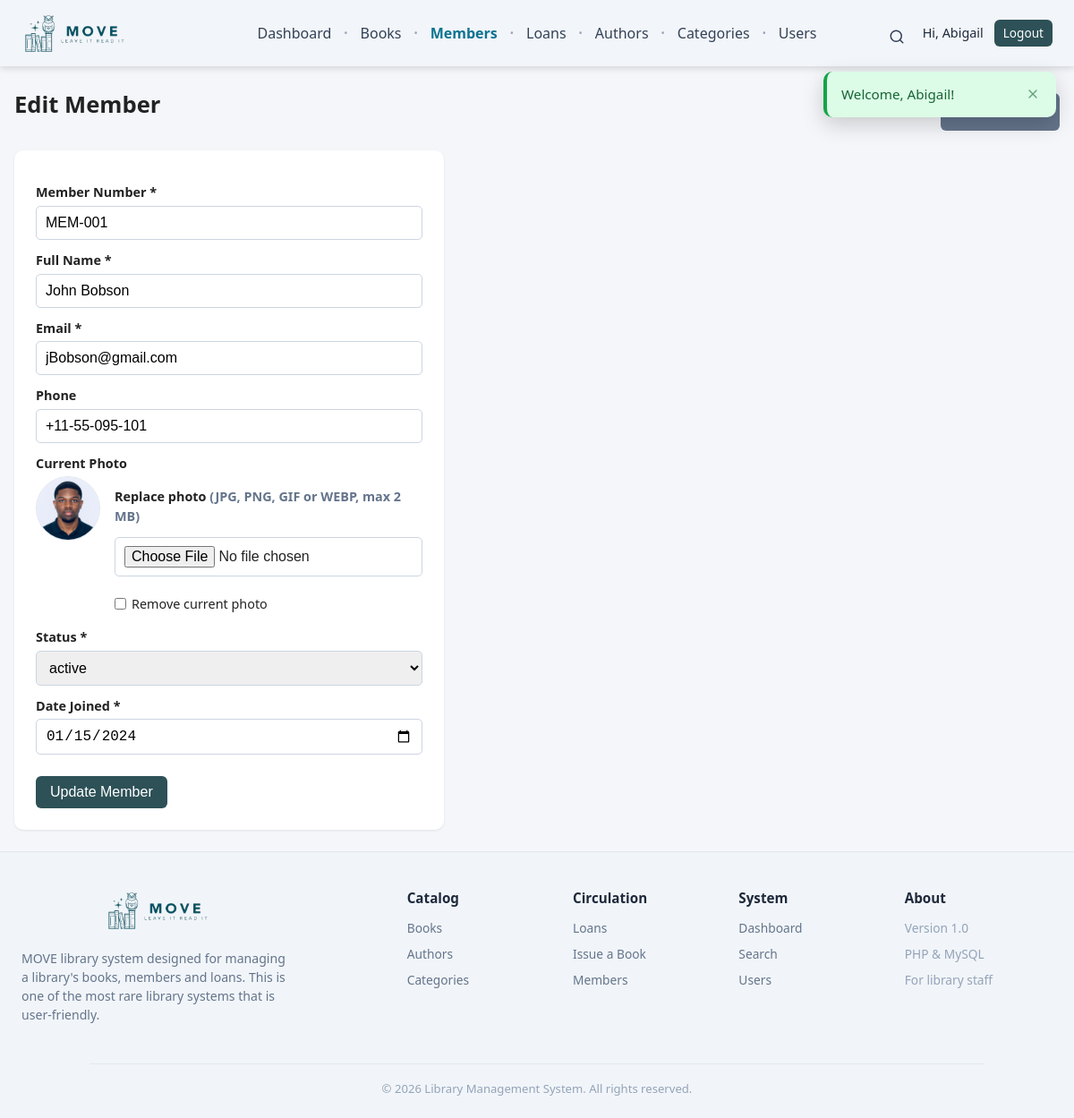
The page /members/edit.php?id=1 (signed in) on the database its author committed.
### tables this page shows
CREATE TABLE `members` (
  `id` int(11) NOT NULL AUTO_INCREMENT,
  `member_number` varchar(50) NOT NULL,
  `full_name` varchar(150) NOT NULL,
  `email` varchar(150) NOT NULL,
  `phone` varchar(30) NOT NULL,
  `photo` varchar(255) DEFAULT NULL,
  `status` enum('active','suspended') NOT NULL DEFAULT 'active',
  `date_joined` date NOT NULL,
  `created_at` timestamp NOT NULL DEFAULT current_timestamp(),
  PRIMARY KEY (`id`),
  UNIQUE KEY `member_number` (`member_number`),
  UNIQUE KEY `email` (`email`)
);

### members/edit.php (the view, shortened to what this page needs)
<?php
require_once __DIR__ . '/../config/database.php';
$id = (int) ($_GET['id'] ?? $_POST['id'] ?? 0);
$stmt = $pdo->prepare('SELECT * FROM members WHERE id = ?');
$stmt->execute([$id]);
$member = $stmt->fetch();
$member_number = $member['member_number']; $full_name = $member['full_name'];
$email = $member['email']; $phone = $member['phone'];
$status = $member['status']; $date_joined = $member['date_joined'];
$photo = $member['photo'];
require_once __DIR__ . '/../includes/header.php';
?>
<div class="toolbar">
    <h1>Edit Member</h1>
    <a class="btn btn-secondary" href="index.php">&larr; Back to list</a>
</div>
<div class="form-card">
    <form method="post" action="edit.php" enctype="multipart/form-data">
        <label for="member_number">Member Number *</label>
        <input type="text" id="member_number" name="member_number" value="<?= e($member_number) ?>" required>
        <label for="full_name">Full Name *</label>
        <input type="text" id="full_name" name="full_name" value="<?= e($full_name) ?>" required>
        <label for="email">Email *</label>
        <input type="email" id="email" name="email" value="<?= e($email) ?>" required>
        <label for="phone">Phone</label>
        <input type="text" id="phone" name="phone" value="<?= e($phone) ?>">
        <label>Current Photo</label>
        <div class="photo-edit">
            <?php member_avatar($photo, $full_name, 72); ?>
            <div class="photo-edit-controls">
                <label for="photo" class="photo-edit-label">
                    <?= $photo ? 'Replace photo' : 'Add a photo' ?>
                    <span class="text-muted">(JPG, PNG, GIF or WEBP, max 2 MB)</span>
                </label>
                <input type="file" id="photo" name="photo" accept="image/jpeg,image/png,image/gif,image/webp">
                <?php if ($photo): ?>
                    <label class="photo-remove">
                        <input type="checkbox" name="remove_photo" value="1"> Remove current photo
                    </label>
                <?php endif; ?>
            </div>
        </div>
        <label for="status">Status *</label>
        <select id="status" name="status" required>
            <option value="active"    <?= $status === 'active'    ? 'selected' : '' ?>>active</option>
        </select>
        <label for="date_joined">Date Joined *</label>
        <input type="date" id="date_joined" name="date_joined" value="<?= e($date_joined) ?>" required>
        <br><br>
        <button type="submit" class="btn">Update Member</button>
    </form>
</div>
<?php require_once __DIR__ . '/../includes/footer.php'; ?>

### includes/functions.php (shortened to what this page needs)
<?php
function e(mixed $text): string
{
    return htmlspecialchars((string) ($text ?? ''), ENT_QUOTES, 'UTF-8');
}
function show_message()
{
    if (isset($_SESSION['message'])) {
        $msg = $_SESSION['message'];
        echo '<div class="toast toast-' . e($msg['type']) . '" role="alert">'
           . '<span class="toast-text">' . e($msg['text']) . '</span>'
           . '<button type="button" class="toast-close" aria-label="Dismiss"'
           . ' onclick="this.parentNode.remove()">'
           . '<svg width="16" height="16" viewBox="0 0 24 24" fill="none" stroke="currentColor"'
           . ' stroke-width="2" stroke-linecap="round" stroke-linejoin="round">'
           . '<line x1="18" y1="6" x2="6" y2="18"/><line x1="6" y1="6" x2="18" y2="18"/></svg>'
           . '</button></div>';
    }
}
function member_avatar($photo, $name, $size = 40, $base = '../')
{
    $px = (int) $size;
    if ($photo) {
        $src = $base . 'assets/uploads/members/' . rawurlencode(basename($photo));
        echo '<img class="avatar" src="' . e($src) . '" alt="' . e($name) . '"'
           . ' style="width:' . $px . 'px;height:' . $px . 'px;">';
    } else {
        echo '<span class="avatar avatar-initials" aria-hidden="true"'
           . ' style="width:' . $px . 'px;height:' . $px . 'px;font-size:' . round($px * 0.4) . 'px;">'
           . e(member_initials($name))
           . '</span>';
    }
}

### assets/css/style.css (style rules this page uses)
* { box-sizing: border-box; margin: 0; padding: 0; }
img { max-width: 100%; height: auto; }
body { font-family: "Segoe UI", Arial, sans-serif; background: #f4f6f9; color: #222; line-height: 1.5; -webkit-font-smoothing: antialiased; display: flex; flex-direction: column; min-height: 100vh; }
a { color: #2563eb; text-decoration: none; }
h1 { font-size: 1.6rem; margin-bottom: 16px; }
.form-card { background: #fff; padding: 24px; border-radius: 10px; box-shadow: 0 1px 3px rgba(0,0,0,.08); max-width: 480px; }
label { display: block; margin: 12px 0 4px; font-weight: 600; font-size: .9rem; }
input, select, textarea { width: 100%; padding: 9px 10px; border: 1px solid #cbd5e1; border-radius: 5px; font-size: 1rem; }
.btn { display: inline-block; background: #2d5157; color: #fff; padding: 9px 16px; border: none; border-radius: 6px; font-size: 1rem; cursor: pointer; text-decoration: none; transition: background .15s, transform .05s; }
.btn-secondary { background: #64748b; }
.toast { position: fixed; top: 80px; right: 20px; z-index: 200; display: flex; align-items: center; gap: 12px; min-width: 260px; max-width: 360px; padding: 14px 16px; border-radius: 10px; box-shadow: 0 8px 24px rgba(0,0,0,.18); font-size: .95rem; border-left: 4px solid; animation: toast-in .3s ease-out; }
.toast-text { flex: 1; }
.toast-close { background: none; border: none; cursor: pointer; color: inherit; opacity: .6; padding: 2px; display: flex; }
.toast-success { background: #dcfce7; color: #166534; border-left-color: #16a34a; }
.toolbar { display: flex; justify-content: space-between; align-items: center; margin-bottom: 16px; gap: 12px; flex-wrap: wrap; }
.text-muted { color: #64748b; }
.avatar { display: inline-flex; align-items: center; justify-content: center; width: 40px; height: 40px; border-radius: 50%; object-fit: cover; vertical-align: middle; border: 1px solid #e2e8f0; background: #f1f5f9; overflow: hidden; flex: none; }
.photo-edit { display: flex; align-items: flex-start; gap: 16px; margin: 4px 0 8px; }
.photo-edit .avatar { width: 72px; height: 72px; }
.photo-edit-controls { display: flex; flex-direction: column; gap: 8px; min-width: 0; }
.photo-edit-label { font-weight: 600; }
.photo-remove { display: inline-flex; align-items: center; gap: 6px; font-weight: 400; }
.photo-remove input { width: auto; }

### rows shown on the page
members: member_number "MEM-001", full_name "John Bobson", email "jBobson@gmail.com", phone "+11-55-095-101", photo (picture), status "active", date_joined "01/15/2024"

### other values the page prints
$_SESSION['full_name'] "Abigail"
$msg['text'] "Welcome, Abigail!"
